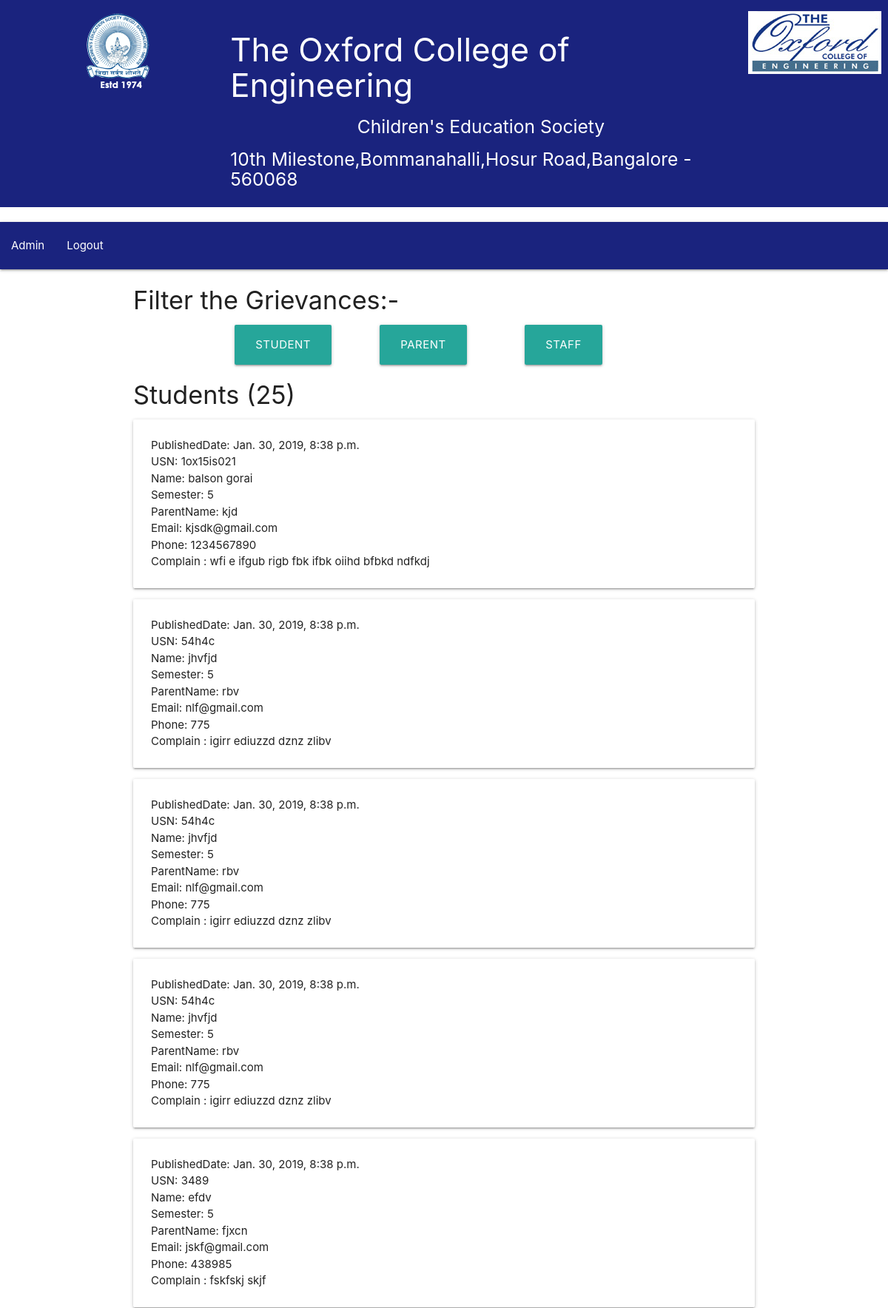
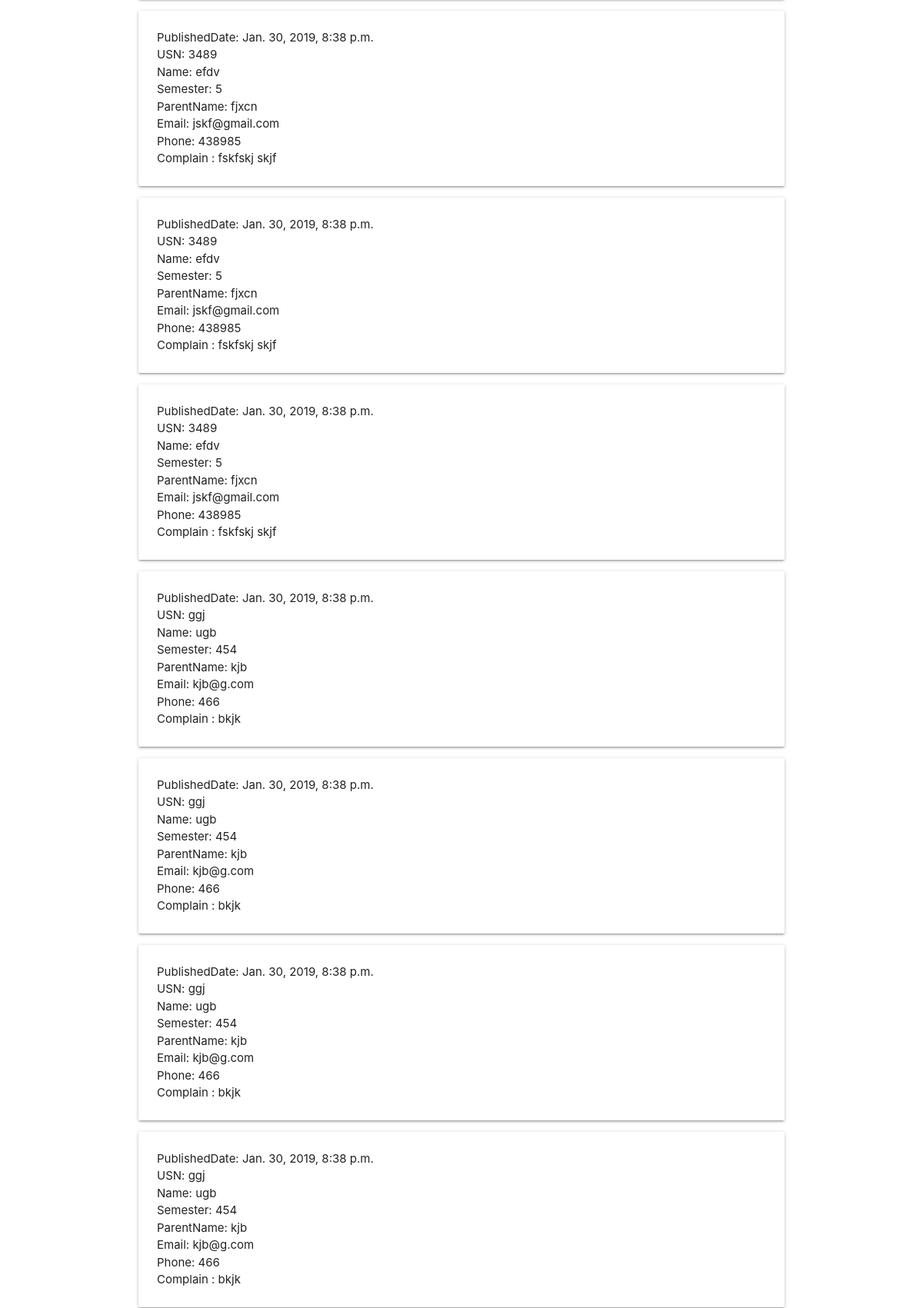
Screenshot of /complainList/student (signed in, upper part) with the database file from the repository (2 pictures, top to bottom).
### portal/models.py (models this page shows)
class Student(models.Model):
    usn = models.CharField(max_length=10)
    name = models.CharField(max_length=50)
    semester = models.IntegerField()
    parentName = models.CharField(max_length=50)
    email = models.EmailField()
    phone = models.IntegerField()
    complain = models.TextField()
    published_date = models.DateTimeField(default=timezone.now)

### portal/views.py (the view)
# urls.py: path('complainList/<slug:complainer>', views.complain_list, name='complain_list'),
@login_required
@user_passes_test(lambda u: u.is_superuser)
def complain_list(request , complainer):
    if complainer=="student":
        students = Student.objects.all()
        return render(request, 'portal/complain_list.html', {'students':students , "counts": len(students)})
    elif complainer == "parent":
        parents = Parent.objects.all()
        return render(request, 'portal/complain_list.html', {'parents':parents , "counts": len(parents)})
    elif complainer == "staff":
        staffs = Staff.objects.all()
        return render(request, 'portal/complain_list.html', {'staffs':staffs , "counts": len(staffs)})

### portal/templates/portal/complain_list.html (shortened to what this page needs)
{% extends 'portal/base.html' %}
{% block content %}
<h4>Filter the Grievances:-</h4 >
<div class="container">
<div class="row">
<div class="col s4">
    <a class="waves-effect waves-light btn-large" href="{% url 'complain_list' 'student' %}">Student</a>
</div>
<div class="col s4">
    <a class="waves-effect waves-light btn-large" href="{% url 'complain_list' 'parent' %}">Parent</a>
</div>
<div class="col s4">
    <a class="waves-effect waves-light btn-large" href="{% url 'complain_list' 'staff' %}">Staff</a>
</div>
</div></div>
{% if students %}
    <h4>Students ({{counts}})</h4>
{% for student in students %}
    <div class="card">
            <div class="card-content">
                <p>PublishedDate: {{ student.published_date }}</p>
                <p>USN: {{ student.usn }}</p>
                <p>Name: {{ student.name }}</p>
                <p>Semester: {{ student.semester }}</p>
                <p>ParentName: {{ student.parentName }}</p>
                <p>Email: {{ student.email }}</p>
                <p>Phone: {{ student.phone }}</p>
                <p>Complain : {{ student.complain }}</p>
            </div>
        </div>
    {% endfor %}
{% endif %}
{% endblock %}

### rows the page displays
Student: published_date "Jan. 30, 2019, 8:38 p.m.", usn "1ox15is021", name "balson gorai", semester "5", parentName "kjd", email "kjsdk@gmail.com", phone "1234567890", complain "wfi e ifgub rigb fbk ifbk oiihd bfbkd ndfkdj"
Student: published_date "Jan. 30, 2019, 8:38 p.m.", usn "54h4c", name "jhvfjd", semester "5", parentName "rbv", email "nlf@gmail.com", phone "775", complain "igirr ediuzzd dznz zlibv"
Student: published_date "Jan. 30, 2019, 8:38 p.m.", usn "54h4c", name "jhvfjd", semester "5", parentName "rbv", email "nlf@gmail.com", phone "775", complain "igirr ediuzzd dznz zlibv"
Student: published_date "Jan. 30, 2019, 8:38 p.m.", usn "54h4c", name "jhvfjd", semester "5", parentName "rbv", email "nlf@gmail.com", phone "775", complain "igirr ediuzzd dznz zlibv"
Student: published_date "Jan. 30, 2019, 8:38 p.m.", usn "3489", name "efdv", semester "5", parentName "fjxcn", email "jskf@gmail.com", phone "438985", complain "fskfskj skjf"
Student: published_date "Jan. 30, 2019, 8:38 p.m.", usn "3489", name "efdv", semester "5", parentName "fjxcn", email "jskf@gmail.com", phone "438985", complain "fskfskj skjf"
Student: published_date "Jan. 30, 2019, 8:38 p.m.", usn "3489", name "efdv", semester "5", parentName "fjxcn", email "jskf@gmail.com", phone "438985", complain "fskfskj skjf"
Student: published_date "Jan. 30, 2019, 8:38 p.m.", usn "3489", name "efdv", semester "5", parentName "fjxcn", email "jskf@gmail.com", phone "438985", complain "fskfskj skjf"
Student: published_date "Jan. 30, 2019, 8:38 p.m.", usn "ggj", name "ugb", semester "454", parentName "kjb", email "kjb@g.com", phone "466", complain "bkjk"
Student: published_date "Jan. 30, 2019, 8:38 p.m.", usn "ggj", name "ugb", semester "454", parentName "kjb", email "kjb@g.com", phone "466", complain "bkjk"
Student: published_date "Jan. 30, 2019, 8:38 p.m.", usn "ggj", name "ugb", semester "454", parentName "kjb", email "kjb@g.com", phone "466", complain "bkjk"
Student: published_date "Jan. 30, 2019, 8:38 p.m.", usn "ggj", name "ugb", semester "454", parentName "kjb", email "kjb@g.com", phone "466", complain "bkjk"

### other values shown
{{ counts }} "25"
